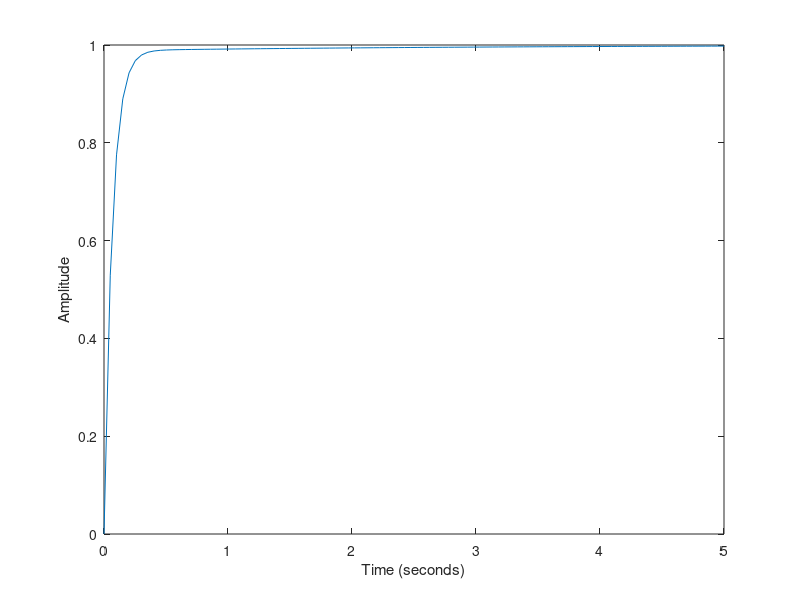
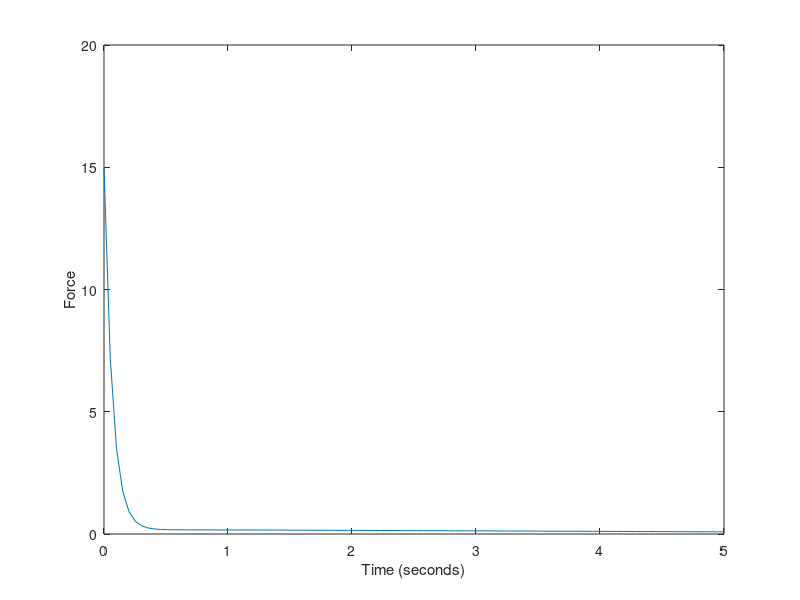

Recreate these plots in MATLAB, in order. (Note: this script raises an error after producing the figures.)
clc
clear all
%% Definitions
I = 10;
K_p = 15;
K_d = 10;
K_I = 5;
g = 0.5 * K_p;

%% tf Method
% Define transfer function numerator/denominator coefficients
num = [K_p K_I];
den = [1 (0.5+K_p) K_I];
sys = tf(num, den);

% create time vector
t = linspace(0, 5, 100);

% apply step input to system
[theta_tf, t] = step(sys, t);

% plotz
figure
plot(t, theta_tf)
xlabel("Time (seconds)")
ylabel("Amplitude")
hold off

u = K_p .* (1 - theta_tf) + K_I .* (1 - theta_tf).*t;
figure
plot(t,u)
xlabel("Time (seconds)")
ylabel("Force")
stepinfo(sys,t,1,'SettlingTimeThreshold',0.1)
% f = stepinfo(sys,'SettlingTimeThreshold',0.1)
% f.SettlingTime

